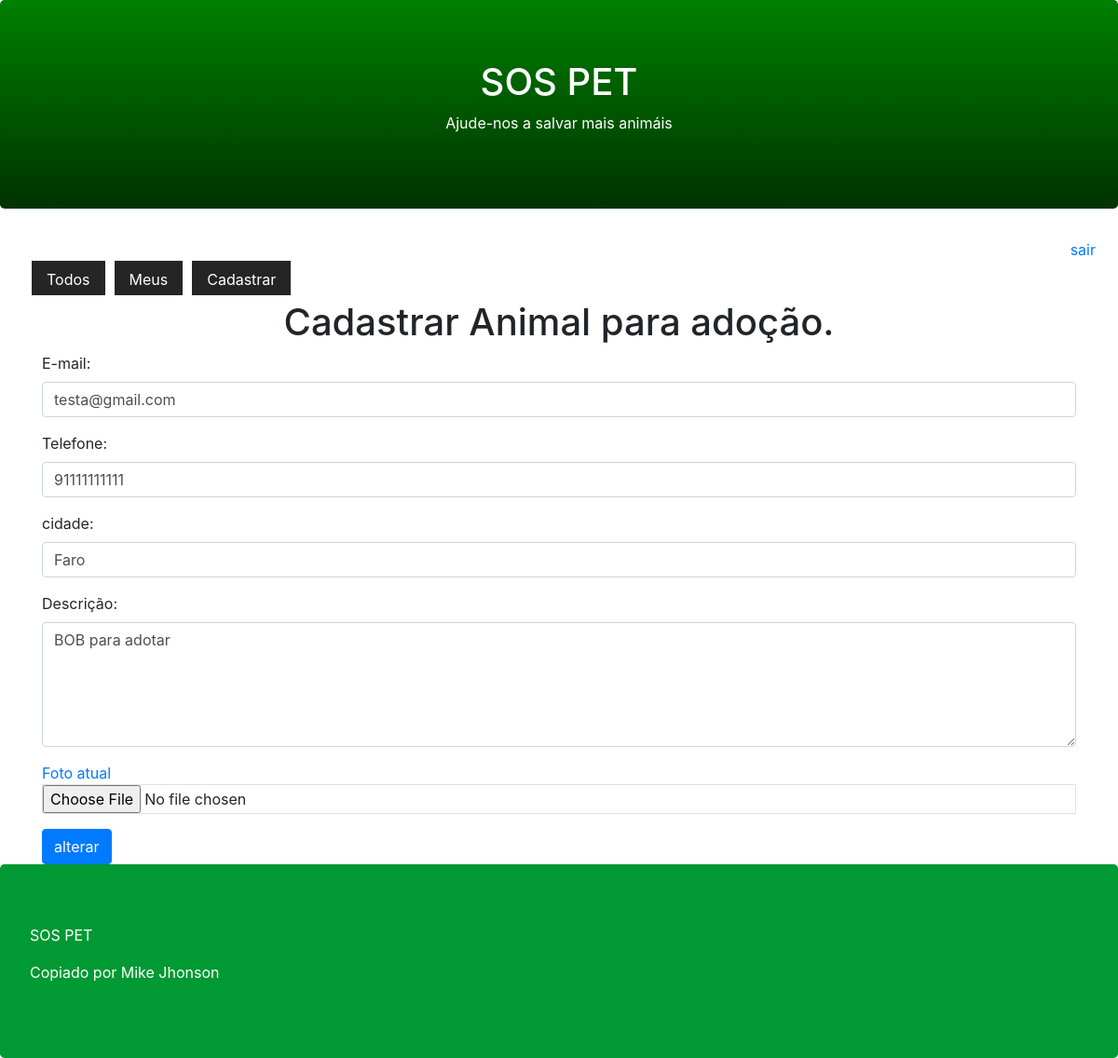
The app's page /pet/register/?id=3 (signed in) with its own data.
### core/models.py (models this page shows, shortened)
class Pet(models.Model):
    city = models.CharField(max_length=100)
    description = models.TextField()
    phone = models.CharField(max_length=11)
    email = models.EmailField()
    begin_date = models.DateTimeField(auto_now_add=True)
    photo = models.ImageField(upload_to='pet')
    active = models.BooleanField(default=True)
    user = models.ForeignKey(User, on_delete=models.CASCADE)

### core/views.py (the view)
# urls.py: path('pet/register/', views.register_pet),
@login_required(login_url='/login/')
def register_pet(request):
    pet_id = request.GET.get('id')
    if pet_id:
        pet = Pet.objects.get(id=pet_id)
        if pet.user == request.user:
            return render(request, 'register-pet.html', {'pet':pet})
    return render(request, 'register-pet.html')

### templates/register-pet.html (shortened to what this page needs)
{% extends "model-page.html" %}
{% block content %}
    <h1 class="text-center">Cadastrar Animal para adoção.</h1>
    <form enctype="multipart/form-data" action="submit/", method="POST">
    <div class="container">
        <div class="form-group">
            <label for="email">E-mail:</label>
            <input class="form-control" name="email" type="text" value="{{ pet.email }}">
        </div>
        <div class="form-group">
            <label for="phone">Telefone:</label>
            <input class="form-control" name="phone" type="number" value="{{ pet.phone }}">
        </div>
        <div class="form-group">
            <label for="city">cidade:</label>
            <input class="form-control" name="city" type="text" value="{{ pet.city }}">
        </div>
        <div class="form-group">
            <label for="description">Descrição:</label>
            <textarea class="form-control" rows="5" name="description">{{ pet.description }}</textarea>
        </div>
        <div class="form-group">
            <a href="/media/{{ pet.photo }}" target="_blank">Foto atual</a>
            <input type="file" class="form-control-file border" name="file" accept="image/*">
        </div>
        <button type="submit" class="btn btn-primary">
            {% if pet %}
                alterar
            {% else %}
                Cadastrar
            {% endif %}
        </button>
    </form>
{% endblock %}

### records on screen
Pet: email "testa@gmail.com", phone "91111111111", city "Faro", description "BOB para adotar"
